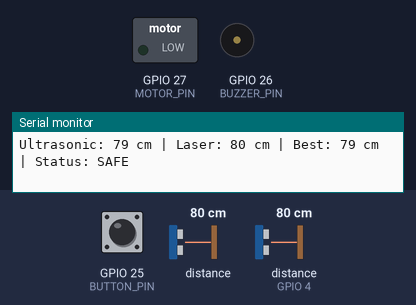
Bench run of a sketch on a simulated ESP32. On the bench: switched loads named in the sketch (green lamp = pin HIGH), buzzer (waves = sounding, pin HIGH), the last lines printed to the serial monitor. Wiring (inferred from the names in the program): ultrasonic range finder: trigger GPIO 2; echo GPIO 4. Dashed ring = blinking. The test bench sets the inputs (shaded band); at power-on: distance to the obstacle 80 cm, GPIO 25 (BUTTON_PIN) HIGH, distance to the obstacle (sensor on GPIO 4) 80 cm. The echo pulse lasts 58.3 µs per cm; pins used as bus, display or sensor lines are not drawn.

Above: at 2.2 s.
2.3 s: distance to the obstacle (sensor 0) set to 33 cm
4.1 s: distance to the obstacle (sensor 0) set to 28 cm
At 4.64 s:
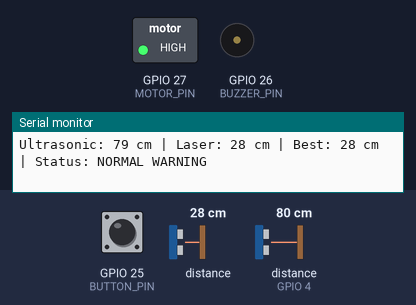
7.2 s: GPIO 25 (BUTTON_PIN) pulled LOW for 0.15 s
At 7.31 s:
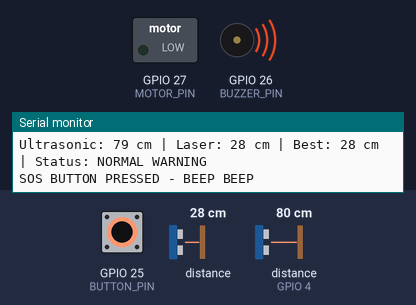
10.3 s: distance to the obstacle (sensor on GPIO 4) set to 12 cm
13.4 s: distance to the obstacle (sensor on GPIO 4) set to 9 cm
At 15.4 s:
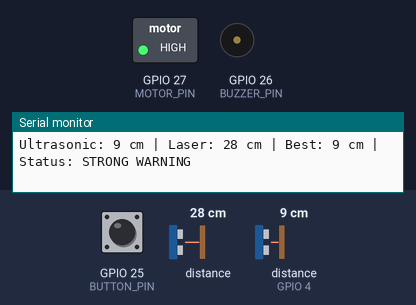
15.9 s: GPIO 25 (BUTTON_PIN) pulled LOW for 1 s
At 16.3 s:
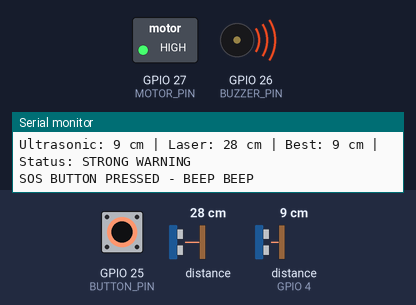
Timing chart, 0 to 18.9 s (numbered marks = the images above; inputs shaded):
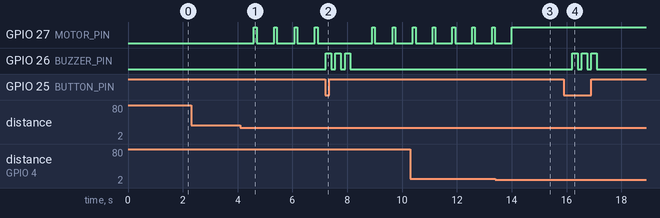

The sketch:

smartcanearduino.ino
```cpp
#include <Wire.h>
#include "Adafruit_VL53L0X.h"

#define TRIG_PIN 2
#define ECHO_PIN 4

#define MOTOR_PIN 27
#define BUTTON_PIN 25
#define BUZZER_PIN 26

#define SDA_PIN 18
#define SCL_PIN 19

Adafruit_VL53L0X lox = Adafruit_VL53L0X();
bool laserOK = false;

long readUltrasonic() {
  long total = 0;
  int count = 0;

  for (int i = 0; i < 5; i++) {
    digitalWrite(TRIG_PIN, LOW);
    delayMicroseconds(2);

    digitalWrite(TRIG_PIN, HIGH);
    delayMicroseconds(10);
    digitalWrite(TRIG_PIN, LOW);

    long duration = pulseIn(ECHO_PIN, HIGH, 30000);

    if (duration > 0) {
      long distance = duration * 0.0343 / 2;

      if (distance >= 2 && distance <= 400) {
        total += distance;
        count++;
      }
    }

    delay(10);
  }

  if (count == 0) return -1;
  return total / count;
}

int readLaser() {
  if (!laserOK) return -1;

  int total = 0;
  int count = 0;

  for (int i = 0; i < 5; i++) {
    VL53L0X_RangingMeasurementData_t measure;
    lox.rangingTest(&measure, false);

    if (measure.RangeStatus != 4) {
      int distance = measure.RangeMilliMeter / 10;

      if (distance >= 3 && distance <= 120) {
        total += distance;
        count++;
      }
    }

    delay(20);
  }

  if (count == 0) return -1;
  return total / count;
}

int getBestDistance(long ultrasonic, int laser) {
  if (ultrasonic == -1 && laser == -1) return -1;
  if (ultrasonic == -1) return laser;
  if (laser == -1) return ultrasonic;

  // Use the smaller distance for safer obstacle warnings.
  return min((int)ultrasonic, laser);
}

void controlMotor(int distance) {
  if (distance == -1) {
    digitalWrite(MOTOR_PIN, LOW);
    return;
  }

  if (distance < 10) {
    // Strong continuous vibration.
    digitalWrite(MOTOR_PIN, HIGH);
    delay(100);

  } else if (distance <= 30) {
    // Light intermittent vibration.
    digitalWrite(MOTOR_PIN, HIGH);
    delay(100);
    digitalWrite(MOTOR_PIN, LOW);
    delay(300);

  } else {
    // Safe range.
    digitalWrite(MOTOR_PIN, LOW);
    delay(200);
  }
}

void beepBeep() {
  for (int i = 0; i < 3; i++) {
    digitalWrite(BUZZER_PIN, HIGH);
    delay(200);
    digitalWrite(BUZZER_PIN, LOW);
    delay(150);
  }
}

void setup() {
  Serial.begin(115200);

  pinMode(TRIG_PIN, OUTPUT);
  pinMode(ECHO_PIN, INPUT);

  pinMode(MOTOR_PIN, OUTPUT);
  pinMode(BUZZER_PIN, OUTPUT);
  pinMode(BUTTON_PIN, INPUT_PULLUP);

  digitalWrite(MOTOR_PIN, LOW);
  digitalWrite(BUZZER_PIN, LOW);

  Wire.begin(SDA_PIN, SCL_PIN);
  delay(1000);

  Serial.println("Smart Blind Cane Started");

  if (lox.begin()) {
    laserOK = true;
    Serial.println("VL53L0X OK");
  } else {
    laserOK = false;
    Serial.println("VL53L0X NOT FOUND - using ultrasonic only");
  }
}

void loop() {
  // Pressing the SOS button triggers the buzzer alert.
  if (digitalRead(BUTTON_PIN) == LOW) {
    Serial.println("SOS BUTTON PRESSED - BEEP BEEP");
    beepBeep();
    delay(300);
  }

  long ultrasonicDistance = readUltrasonic();
  int laserDistance = readLaser();

  int bestDistance = getBestDistance(ultrasonicDistance, laserDistance);

  Serial.print("Ultrasonic: ");
  if (ultrasonicDistance == -1) Serial.print("N/A");
  else {
    Serial.print(ultrasonicDistance);
    Serial.print(" cm");
  }

  Serial.print(" | Laser: ");
  if (laserDistance == -1) Serial.print("N/A");
  else {
    Serial.print(laserDistance);
    Serial.print(" cm");
  }

  Serial.print(" | Best: ");
  if (bestDistance == -1) Serial.print("N/A");
  else {
    Serial.print(bestDistance);
    Serial.print(" cm");
  }

  Serial.print(" | Status: ");

  if (bestDistance == -1) {
    Serial.println("UNKNOWN");
  } else if (bestDistance < 10) {
    Serial.println("STRONG WARNING");
  } else if (bestDistance <= 30) {
    Serial.println("NORMAL WARNING");
  } else {
    Serial.println("SAFE");
  }

  controlMotor(bestDistance);
}
```

Measured:
- the behaviour switches between 31 and 30 cm on distance to the obstacle (sensor 0) (found by bisection; images 0 and 1)
- the behaviour switches between 11 and 10 cm on distance to the obstacle (sensor on GPIO 4) (found by bisection; images 2 and 3)
- after the input at 4.1 s, GPIO 27 (MOTOR_PIN): alternates HIGH for 0.10 s and LOW for 0.64 s, starting after 0.49 s
- after the input at 7.2 s, GPIO 26 (BUZZER_PIN): alternates HIGH for 0.20 s and LOW for 0.15 s, 6 changes in all, then stays LOW, starting at once
- after the input at 13.4 s, GPIO 27 (MOTOR_PIN): goes on until 14.0 s, then stays HIGH
- after the input at 15.9 s, GPIO 26 (BUZZER_PIN): alternates HIGH for 0.20 s and LOW for 0.15 s, 6 changes in all, then stays LOW, starting after 0.31 s
